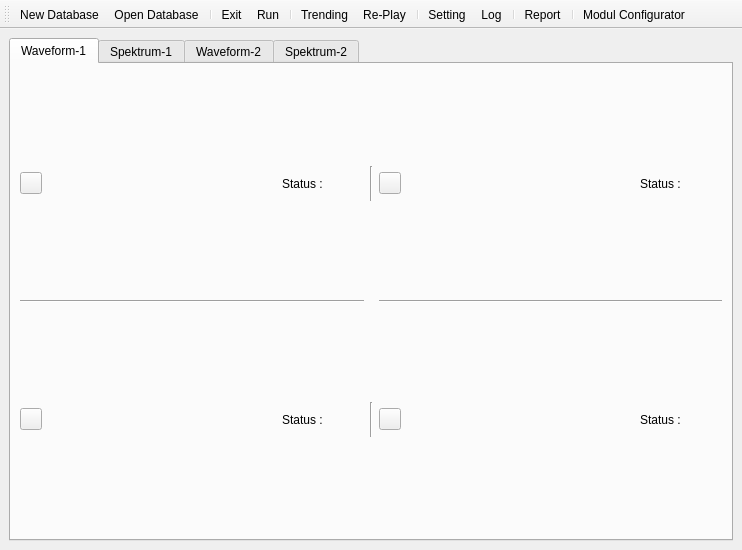
<?xml version="1.0" encoding="UTF-8"?>
<ui version="4.0">
 <class>MainWindow</class>
 <widget class="QMainWindow" name="MainWindow">
  <property name="geometry">
   <rect>
    <x>0</x>
    <y>0</y>
    <width>742</width>
    <height>550</height>
   </rect>
  </property>
  <property name="windowTitle">
   <string>MainWindow</string>
  </property>
  <widget class="QWidget" name="centralwidget">
   <layout class="QGridLayout" name="gridLayout">
    <item row="0" column="0">
     <widget class="QTabWidget" name="tabWidget">
      <property name="currentIndex">
       <number>0</number>
      </property>
      <property name="iconSize">
       <size>
        <width>16</width>
        <height>16</height>
       </size>
      </property>
      <property name="elideMode">
       <enum>Qt::ElideMiddle</enum>
      </property>
      <widget class="QWidget" name="tab">
       <attribute name="icon">
        <iconset resource="../icon.qrc">
         <normaloff>:/icon/icon_waveform.png</normaloff>:/icon/icon_waveform.png</iconset>
       </attribute>
       <attribute name="title">
        <string>Waveform-1</string>
       </attribute>
       <layout class="QGridLayout" name="gridLayout_2">
        <item row="0" column="0">
         <layout class="QVBoxLayout" name="VL1">
          <item>
           <layout class="QHBoxLayout" name="horizontalLayout">
            <item>
             <widget class="QPushButton" name="pop1">
              <property name="minimumSize">
               <size>
                <width>22</width>
                <height>22</height>
               </size>
              </property>
              <property name="maximumSize">
               <size>
                <width>22</width>
                <height>22</height>
               </size>
              </property>
              <property name="text">
               <string/>
              </property>
             </widget>
            </item>
            <item>
             <spacer name="horizontalSpacer">
              <property name="orientation">
               <enum>Qt::Horizontal</enum>
              </property>
              <property name="sizeHint" stdset="0">
               <size>
                <width>40</width>
                <height>20</height>
               </size>
              </property>
             </spacer>
            </item>
            <item>
             <widget class="QLabel" name="label_10">
              <property name="text">
               <string>Status :</string>
              </property>
             </widget>
            </item>
            <item>
             <widget class="QLabel" name="alarm_1">
              <property name="minimumSize">
               <size>
                <width>35</width>
                <height>35</height>
               </size>
              </property>
              <property name="maximumSize">
               <size>
                <width>35</width>
                <height>35</height>
               </size>
              </property>
              <property name="text">
               <string/>
              </property>
              <property name="pixmap">
               <pixmap resource="../icon.qrc">:/icon/led_off.png</pixmap>
              </property>
              <property name="scaledContents">
               <bool>true</bool>
              </property>
             </widget>
            </item>
           </layout>
          </item>
         </layout>
        </item>
        <item row="0" column="1">
         <widget class="Line" name="line_3">
          <property name="orientation">
           <enum>Qt::Vertical</enum>
          </property>
         </widget>
        </item>
        <item row="0" column="2">
         <layout class="QVBoxLayout" name="VL2">
          <item>
           <layout class="QHBoxLayout" name="horizontalLayout_2">
            <item>
             <widget class="QPushButton" name="pop2">
              <property name="minimumSize">
               <size>
                <width>22</width>
                <height>22</height>
               </size>
              </property>
              <property name="maximumSize">
               <size>
                <width>22</width>
                <height>22</height>
               </size>
              </property>
              <property name="text">
               <string/>
              </property>
             </widget>
            </item>
            <item>
             <spacer name="horizontalSpacer_2">
              <property name="orientation">
               <enum>Qt::Horizontal</enum>
              </property>
              <property name="sizeHint" stdset="0">
               <size>
                <width>40</width>
                <height>20</height>
               </size>
              </property>
             </spacer>
            </item>
            <item>
             <widget class="QLabel" name="label_11">
              <property name="text">
               <string>Status :</string>
              </property>
             </widget>
            </item>
            <item>
             <widget class="QLabel" name="alarm_2">
              <property name="minimumSize">
               <size>
                <width>35</width>
                <height>35</height>
               </size>
              </property>
              <property name="maximumSize">
               <size>
                <width>35</width>
                <height>35</height>
               </size>
              </property>
              <property name="text">
               <string/>
              </property>
              <property name="pixmap">
               <pixmap resource="../icon.qrc">:/icon/led_off.png</pixmap>
              </property>
              <property name="scaledContents">
               <bool>true</bool>
              </property>
             </widget>
            </item>
           </layout>
          </item>
         </layout>
        </item>
        <item row="1" column="0">
         <widget class="Line" name="line">
          <property name="orientation">
           <enum>Qt::Horizontal</enum>
          </property>
         </widget>
        </item>
        <item row="1" column="2">
         <widget class="Line" name="line_2">
          <property name="orientation">
           <enum>Qt::Horizontal</enum>
          </property>
         </widget>
        </item>
        <item row="2" column="0">
         <layout class="QVBoxLayout" name="VL3">
          <item>
           <layout class="QHBoxLayout" name="horizontalLayout_3">
            <item>
             <widget class="QPushButton" name="pop3">
              <property name="minimumSize">
               <size>
                <width>22</width>
                <height>22</height>
               </size>
              </property>
              <property name="maximumSize">
               <size>
                <width>22</width>
                <height>22</height>
               </size>
              </property>
              <property name="text">
               <string/>
              </property>
             </widget>
            </item>
            <item>
             <spacer name="horizontalSpacer_3">
              <property name="orientation">
               <enum>Qt::Horizontal</enum>
              </property>
              <property name="sizeHint" stdset="0">
               <size>
                <width>40</width>
                <height>20</height>
               </size>
              </property>
             </spacer>
            </item>
            <item>
             <widget class="QLabel" name="label_12">
              <property name="text">
               <string>Status :</string>
              </property>
             </widget>
            </item>
            <item>
             <widget class="QLabel" name="alarm_3">
              <property name="minimumSize">
               <size>
                <width>35</width>
                <height>35</height>
               </size>
              </property>
              <property name="maximumSize">
               <size>
                <width>35</width>
                <height>35</height>
               </size>
              </property>
              <property name="text">
               <string/>
              </property>
              <property name="pixmap">
               <pixmap resource="../icon.qrc">:/icon/led_off.png</pixmap>
              </property>
              <property name="scaledContents">
               <bool>true</bool>
              </property>
             </widget>
            </item>
           </layout>
          </item>
         </layout>
        </item>
        <item row="2" column="1">
         <widget class="Line" name="line_4">
          <property name="orientation">
           <enum>Qt::Vertical</enum>
          </property>
         </widget>
        </item>
        <item row="2" column="2">
         <layout class="QVBoxLayout" name="VL4">
          <item>
           <layout class="QHBoxLayout" name="horizontalLayout_4">
            <item>
             <widget class="QPushButton" name="pop4">
              <property name="minimumSize">
               <size>
                <width>22</width>
                <height>22</height>
               </size>
              </property>
              <property name="maximumSize">
               <size>
                <width>22</width>
                <height>22</height>
               </size>
              </property>
              <property name="text">
               <string/>
              </property>
             </widget>
            </item>
            <item>
             <spacer name="horizontalSpacer_4">
              <property name="orientation">
               <enum>Qt::Horizontal</enum>
              </property>
              <property name="sizeHint" stdset="0">
               <size>
                <width>40</width>
                <height>20</height>
               </size>
              </property>
             </spacer>
            </item>
            <item>
             <widget class="QLabel" name="label_13">
              <property name="text">
               <string>Status :</string>
              </property>
             </widget>
            </item>
            <item>
             <widget class="QLabel" name="alarm_4">
              <property name="minimumSize">
               <size>
                <width>35</width>
                <height>35</height>
               </size>
              </property>
              <property name="maximumSize">
               <size>
                <width>35</width>
                <height>35</height>
               </size>
              </property>
              <property name="text">
               <string/>
              </property>
              <property name="pixmap">
               <pixmap resource="../icon.qrc">:/icon/led_off.png</pixmap>
              </property>
              <property name="scaledContents">
               <bool>true</bool>
              </property>
             </widget>
            </item>
           </layout>
          </item>
         </layout>
        </item>
       </layout>
      </widget>
      <widget class="QWidget" name="tab_2">
       <attribute name="icon">
        <iconset resource="../icon.qrc">
         <normaloff>:/icon/icon_spektrum.png</normaloff>:/icon/icon_spektrum.png</iconset>
       </attribute>
       <attribute name="title">
        <string>Spektrum-1</string>
       </attribute>
       <layout class="QGridLayout" name="gridLayout_3">
        <item row="0" column="0">
         <layout class="QVBoxLayout" name="VL9">
          <item>
           <layout class="QHBoxLayout" name="horizontalLayout_9">
            <item>
             <widget class="QPushButton" name="pop9">
              <property name="minimumSize">
               <size>
                <width>22</width>
                <height>22</height>
               </size>
              </property>
              <property name="maximumSize">
               <size>
                <width>22</width>
                <height>22</height>
               </size>
              </property>
              <property name="text">
               <string/>
              </property>
             </widget>
            </item>
            <item>
             <spacer name="horizontalSpacer_9">
              <property name="orientation">
               <enum>Qt::Horizontal</enum>
              </property>
              <property name="sizeHint" stdset="0">
               <size>
                <width>40</width>
                <height>20</height>
               </size>
              </property>
             </spacer>
            </item>
            <item>
             <widget class="QLabel" name="label_14">
              <property name="text">
               <string>Status :</string>
              </property>
             </widget>
            </item>
            <item>
             <widget class="QLabel" name="alarm_9">
              <property name="minimumSize">
               <size>
                <width>35</width>
                <height>35</height>
               </size>
              </property>
              <property name="maximumSize">
               <size>
                <width>35</width>
                <height>35</height>
               </size>
              </property>
              <property name="text">
               <string/>
              </property>
              <property name="pixmap">
               <pixmap resource="../icon.qrc">:/icon/led_off.png</pixmap>
              </property>
              <property name="scaledContents">
               <bool>true</bool>
              </property>
             </widget>
            </item>
           </layout>
          </item>
         </layout>
        </item>
        <item row="0" column="1">
         <widget class="Line" name="line_8">
          <property name="orientation">
           <enum>Qt::Vertical</enum>
          </property>
         </widget>
        </item>
        <item row="0" column="2">
         <layout class="QVBoxLayout" name="VL10">
          <item>
           <layout class="QHBoxLayout" name="horizontalLayout_10">
            <item>
             <widget class="QPushButton" name="pop10">
              <property name="minimumSize">
               <size>
                <width>22</width>
                <height>22</height>
               </size>
              </property>
              <property name="maximumSize">
               <size>
                <width>22</width>
                <height>22</height>
               </size>
              </property>
              <property name="text">
               <string/>
              </property>
             </widget>
            </item>
            <item>
             <spacer name="horizontalSpacer_10">
              <property name="orientation">
               <enum>Qt::Horizontal</enum>
              </property>
              <property name="sizeHint" stdset="0">
               <size>
                <width>40</width>
                <height>20</height>
               </size>
              </property>
             </spacer>
            </item>
            <item>
             <widget class="QLabel" name="label_15">
              <property name="text">
               <string>Status :</string>
              </property>
             </widget>
            </item>
            <item>
             <widget class="QLabel" name="alarm_10">
              <property name="minimumSize">
               <size>
                <width>35</width>
                <height>35</height>
               </size>
              </property>
              <property name="maximumSize">
               <size>
                <width>35</width>
                <height>35</height>
               </size>
              </property>
              <property name="text">
               <string/>
              </property>
              <property name="pixmap">
               <pixmap resource="../icon.qrc">:/icon/led_off.png</pixmap>
              </property>
              <property name="scaledContents">
               <bool>true</bool>
              </property>
             </widget>
            </item>
           </layout>
          </item>
         </layout>
        </item>
        <item row="1" column="0">
         <widget class="Line" name="line_6">
          <property name="orientation">
           <enum>Qt::Horizontal</enum>
          </property>
         </widget>
        </item>
        <item row="1" column="2">
         <widget class="Line" name="line_7">
          <property name="orientation">
           <enum>Qt::Horizontal</enum>
          </property>
         </widget>
        </item>
        <item row="2" column="0">
         <layout class="QVBoxLayout" name="VL11">
          <item>
           <layout class="QHBoxLayout" name="horizontalLayout_11">
            <item>
             <widget class="QPushButton" name="pop11">
              <property name="minimumSize">
               <size>
                <width>22</width>
                <height>22</height>
               </size>
              </property>
              <property name="maximumSize">
               <size>
                <width>22</width>
                <height>22</height>
               </size>
              </property>
              <property name="text">
               <string/>
              </property>
             </widget>
            </item>
            <item>
             <spacer name="horizontalSpacer_11">
              <property name="orientation">
               <enum>Qt::Horizontal</enum>
              </property>
              <property name="sizeHint" stdset="0">
               <size>
                <width>40</width>
                <height>20</height>
               </size>
              </property>
             </spacer>
            </item>
            <item>
             <widget class="QLabel" name="label_16">
              <property name="text">
               <string>Status :</string>
              </property>
             </widget>
            </item>
            <item>
             <widget class="QLabel" name="alarm_11">
              <property name="minimumSize">
               <size>
                <width>35</width>
                <height>35</height>
               </size>
              </property>
              <property name="maximumSize">
               <size>
                <width>35</width>
                <height>35</height>
               </size>
              </property>
              <property name="text">
               <string/>
              </property>
              <property name="pixmap">
               <pixmap resource="../icon.qrc">:/icon/led_off.png</pixmap>
              </property>
              <property name="scaledContents">
               <bool>true</bool>
              </property>
             </widget>
            </item>
           </layout>
          </item>
         </layout>
        </item>
        <item row="2" column="1">
         <widget class="Line" name="line_5">
          <property name="orientation">
           <enum>Qt::Vertical</enum>
          </property>
         </widget>
        </item>
        <item row="2" column="2">
         <layout class="QVBoxLayout" name="VL12">
          <item>
           <layout class="QHBoxLayout" name="horizontalLayout_12">
            <item>
             <widget class="QPushButton" name="pop12">
              <property name="minimumSize">
               <size>
                <width>22</width>
                <height>22</height>
               </size>
              </property>
              <property name="maximumSize">
               <size>
                <width>22</width>
                <height>22</height>
               </size>
              </property>
              <property name="text">
               <string/>
              </property>
             </widget>
            </item>
            <item>
             <spacer name="horizontalSpacer_12">
              <property name="orientation">
               <enum>Qt::Horizontal</enum>
              </property>
              <property name="sizeHint" stdset="0">
               <size>
                <width>40</width>
                <height>20</height>
               </size>
              </property>
             </spacer>
            </item>
            <item>
             <widget class="QLabel" name="label_17">
              <property name="text">
               <string>Status :</string>
              </property>
             </widget>
            </item>
            <item>
             <widget class="QLabel" name="alarm_12">
              <property name="minimumSize">
               <size>
                <width>35</width>
                <height>35</height>
               </size>
              </property>
              <property name="maximumSize">
               <size>
                <width>35</width>
                <height>35</height>
               </size>
              </property>
              <property name="text">
               <string/>
              </property>
              <property name="pixmap">
               <pixmap resource="../icon.qrc">:/icon/led_off.png</pixmap>
              </property>
              <property name="scaledContents">
               <bool>true</bool>
              </property>
             </widget>
            </item>
           </layout>
          </item>
         </layout>
        </item>
       </layout>
      </widget>
      <widget class="QWidget" name="tab_3">
       <attribute name="icon">
        <iconset resource="../icon.qrc">
         <normaloff>:/icon/icon_waveform.png</normaloff>:/icon/icon_waveform.png</iconset>
       </attribute>
       <attribute name="title">
        <string>Waveform-2</string>
       </attribute>
       <layout class="QGridLayout" name="gridLayout_4">
        <item row="0" column="0">
         <layout class="QVBoxLayout" name="VL5">
          <item>
           <layout class="QHBoxLayout" name="horizontalLayout_5">
            <item>
             <widget class="QPushButton" name="pop5">
              <property name="minimumSize">
               <size>
                <width>22</width>
                <height>22</height>
               </size>
              </property>
              <property name="maximumSize">
               <size>
                <width>22</width>
                <height>22</height>
               </size>
              </property>
              <property name="text">
               <string/>
              </property>
             </widget>
            </item>
            <item>
             <spacer name="horizontalSpacer_5">
              <property name="orientation">
               <enum>Qt::Horizontal</enum>
              </property>
              <property name="sizeHint" stdset="0">
               <size>
                <width>40</width>
                <height>20</height>
               </size>
              </property>
             </spacer>
            </item>
            <item>
             <widget class="QLabel" name="label_18">
              <property name="text">
               <string>Status :</string>
              </property>
             </widget>
            </item>
            <item>
             <widget class="QLabel" name="alarm_5">
              <property name="minimumSize">
               <size>
                <width>35</width>
                <height>35</height>
               </size>
              </property>
              <property name="maximumSize">
               <size>
                <width>35</width>
                <height>35</height>
               </size>
              </property>
              <property name="text">
               <string/>
              </property>
              <property name="pixmap">
               <pixmap resource="../icon.qrc">:/icon/led_off.png</pixmap>
              </property>
              <property name="scaledContents">
               <bool>true</bool>
              </property>
             </widget>
            </item>
           </layout>
          </item>
         </layout>
        </item>
        <item row="0" column="1">
         <widget class="Line" name="line_11">
          <property name="orientation">
           <enum>Qt::Vertical</enum>
          </property>
         </widget>
        </item>
        <item row="0" column="2">
         <layout class="QVBoxLayout" name="VL6">
          <item>
           <layout class="QHBoxLayout" name="horizontalLayout_6">
            <item>
             <widget class="QPushButton" name="pop6">
              <property name="minimumSize">
               <size>
                <width>22</width>
                <height>22</height>
               </size>
              </property>
              <property name="maximumSize">
               <size>
                <width>22</width>
                <height>22</height>
               </size>
              </property>
              <property name="text">
               <string/>
              </property>
             </widget>
            </item>
            <item>
             <spacer name="horizontalSpacer_6">
              <property name="orientation">
               <enum>Qt::Horizontal</enum>
              </property>
              <property name="sizeHint" stdset="0">
               <size>
                <width>40</width>
                <height>20</height>
               </size>
              </property>
             </spacer>
            </item>
            <item>
             <widget class="QLabel" name="label_19">
              <property name="text">
               <string>Status :</string>
              </property>
             </widget>
            </item>
            <item>
             <widget class="QLabel" name="alarm_6">
              <property name="minimumSize">
               <size>
                <width>35</width>
                <height>35</height>
               </size>
              </property>
              <property name="maximumSize">
               <size>
                <width>35</width>
                <height>35</height>
               </size>
              </property>
              <property name="text">
               <string/>
              </property>
              <property name="pixmap">
               <pixmap resource="../icon.qrc">:/icon/led_off.png</pixmap>
              </property>
              <property name="scaledContents">
               <bool>true</bool>
              </property>
             </widget>
            </item>
           </layout>
          </item>
         </layout>
        </item>
        <item row="1" column="0">
         <widget class="Line" name="line_9">
          <property name="orientation">
           <enum>Qt::Horizontal</enum>
          </property>
         </widget>
        </item>
        <item row="1" column="2">
         <widget class="Line" name="line_10">
          <property name="orientation">
           <enum>Qt::Horizontal</enum>
          </property>
         </widget>
        </item>
        <item row="2" column="0">
         <layout class="QVBoxLayout" name="VL7">
          <item>
           <layout class="QHBoxLayout" name="horizontalLayout_7">
            <item>
             <widget class="QPushButton" name="pop7">
              <property name="minimumSize">
               <size>
                <width>22</width>
                <height>22</height>
               </size>
              </property>
              <property name="maximumSize">
               <size>
                <width>22</width>
                <height>22</height>
               </size>
              </property>
              <property name="text">
               <string/>
              </property>
             </widget>
            </item>
            <item>
             <spacer name="horizontalSpacer_7">
              <property name="orientation">
               <enum>Qt::Horizontal</enum>
              </property>
              <property name="sizeHint" stdset="0">
               <size>
                <width>40</width>
                <height>20</height>
               </size>
              </property>
             </spacer>
            </item>
            <item>
             <widget class="QLabel" name="label_20">
              <property name="text">
               <string>Status :</string>
              </property>
             </widget>
            </item>
            <item>
             <widget class="QLabel" name="alarm_7">
              <property name="minimumSize">
               <size>
                <width>35</width>
                <height>35</height>
               </size>
              </property>
              <property name="maximumSize">
               <size>
                <width>35</width>
                <height>35</height>
               </size>
              </property>
              <property name="text">
               <string/>
              </property>
              <property name="pixmap">
               <pixmap resource="../icon.qrc">:/icon/led_off.png</pixmap>
              </property>
              <property name="scaledContents">
               <bool>true</bool>
              </property>
             </widget>
            </item>
           </layout>
          </item>
         </layout>
        </item>
        <item row="2" column="1">
         <widget class="Line" name="line_12">
          <property name="orientation">
           <enum>Qt::Vertical</enum>
          </property>
         </widget>
        </item>
        <item row="2" column="2">
         <layout class="QVBoxLayout" name="VL8">
          <item>
           <layout class="QHBoxLayout" name="horizontalLayout_8">
            <item>
             <widget class="QPushButton" name="pop8">
              <property name="minimumSize">
               <size>
                <width>22</width>
                <height>22</height>
               </size>
              </property>
              <property name="maximumSize">
               <size>
                <width>22</width>
                <height>22</height>
               </size>
              </property>
              <property name="text">
               <string/>
              </property>
             </widget>
            </item>
            <item>
             <spacer name="horizontalSpacer_8">
              <property name="orientation">
               <enum>Qt::Horizontal</enum>
              </property>
              <property name="sizeHint" stdset="0">
               <size>
                <width>40</width>
                <height>20</height>
               </size>
              </property>
             </spacer>
            </item>
            <item>
             <widget class="QLabel" name="label_21">
              <property name="text">
               <string>Status :</string>
              </property>
             </widget>
            </item>
            <item>
             <widget class="QLabel" name="alarm_8">
              <property name="minimumSize">
               <size>
                <width>35</width>
                <height>35</height>
               </size>
              </property>
              <property name="maximumSize">
               <size>
                <width>35</width>
                <height>35</height>
               </size>
              </property>
              <property name="text">
               <string/>
              </property>
              <property name="pixmap">
               <pixmap resource="../icon.qrc">:/icon/led_off.png</pixmap>
              </property>
              <property name="scaledContents">
               <bool>true</bool>
              </property>
             </widget>
            </item>
           </layout>
          </item>
         </layout>
        </item>
       </layout>
      </widget>
      <widget class="QWidget" name="tab_4">
       <attribute name="icon">
        <iconset resource="../icon.qrc">
         <normaloff>:/icon/icon_spektrum.png</normaloff>:/icon/icon_spektrum.png</iconset>
       </attribute>
       <attribute name="title">
        <string>Spektrum-2</string>
       </attribute>
       <layout class="QGridLayout" name="gridLayout_5">
        <item row="0" column="0">
         <layout class="QVBoxLayout" name="VL13">
          <item>
           <layout class="QHBoxLayout" name="horizontalLayout_13">
            <item>
             <widget class="QPushButton" name="pop13">
              <property name="minimumSize">
               <size>
                <width>22</width>
                <height>22</height>
               </size>
              </property>
              <property name="maximumSize">
               <size>
                <width>22</width>
                <height>22</height>
               </size>
              </property>
              <property name="text">
               <string/>
              </property>
             </widget>
            </item>
            <item>
             <spacer name="horizontalSpacer_13">
              <property name="orientation">
               <enum>Qt::Horizontal</enum>
              </property>
              <property name="sizeHint" stdset="0">
               <size>
                <width>40</width>
                <height>20</height>
               </size>
              </property>
             </spacer>
            </item>
            <item>
             <widget class="QLabel" name="label_22">
              <property name="text">
               <string>Status :</string>
              </property>
             </widget>
            </item>
            <item>
             <widget class="QLabel" name="alarm_13">
              <property name="minimumSize">
               <size>
                <width>35</width>
                <height>35</height>
               </size>
              </property>
              <property name="maximumSize">
               <size>
                <width>35</width>
                <height>35</height>
               </size>
              </property>
              <property name="text">
               <string/>
              </property>
              <property name="pixmap">
               <pixmap resource="../icon.qrc">:/icon/led_off.png</pixmap>
              </property>
              <property name="scaledContents">
               <bool>true</bool>
              </property>
             </widget>
            </item>
           </layout>
          </item>
         </layout>
        </item>
        <item row="0" column="1">
         <widget class="Line" name="line_13">
          <property name="orientation">
           <enum>Qt::Vertical</enum>
          </property>
         </widget>
        </item>
        <item row="0" column="2">
         <layout class="QVBoxLayout" name="VL14">
          <item>
           <layout class="QHBoxLayout" name="horizontalLayout_14">
            <item>
             <widget class="QPushButton" name="pop14">
              <property name="minimumSize">
               <size>
                <width>22</width>
                <height>22</height>
               </size>
              </property>
              <property name="maximumSize">
               <size>
                <width>22</width>
                <height>22</height>
               </size>
              </property>
              <property name="text">
               <string/>
              </property>
             </widget>
            </item>
            <item>
             <spacer name="horizontalSpacer_14">
              <property name="orientation">
               <enum>Qt::Horizontal</enum>
              </property>
              <property name="sizeHint" stdset="0">
               <size>
                <width>40</width>
                <height>20</height>
               </size>
              </property>
             </spacer>
            </item>
            <item>
             <widget class="QLabel" name="label_23">
              <property name="text">
               <string>Status :</string>
              </property>
             </widget>
            </item>
            <item>
             <widget class="QLabel" name="alarm_14">
              <property name="minimumSize">
               <size>
                <width>35</width>
                <height>35</height>
               </size>
              </property>
              <property name="maximumSize">
               <size>
                <width>35</width>
                <height>35</height>
               </size>
              </property>
              <property name="text">
               <string/>
              </property>
              <property name="pixmap">
               <pixmap resource="../icon.qrc">:/icon/led_off.png</pixmap>
              </property>
              <property name="scaledContents">
               <bool>true</bool>
              </property>
             </widget>
            </item>
           </layout>
          </item>
         </layout>
        </item>
        <item row="1" column="0">
         <widget class="Line" name="line_15">
          <property name="orientation">
           <enum>Qt::Horizontal</enum>
          </property>
         </widget>
        </item>
        <item row="1" column="2">
         <widget class="Line" name="line_16">
          <property name="orientation">
           <enum>Qt::Horizontal</enum>
          </property>
         </widget>
        </item>
        <item row="2" column="0">
         <layout class="QVBoxLayout" name="VL15">
          <item>
           <layout class="QHBoxLayout" name="horizontalLayout_15">
            <item>
             <widget class="QPushButton" name="pop15">
              <property name="minimumSize">
               <size>
                <width>22</width>
                <height>22</height>
               </size>
              </property>
              <property name="maximumSize">
               <size>
                <width>22</width>
                <height>22</height>
               </size>
              </property>
              <property name="text">
               <string/>
              </property>
             </widget>
            </item>
            <item>
             <spacer name="horizontalSpacer_15">
              <property name="orientation">
               <enum>Qt::Horizontal</enum>
              </property>
              <property name="sizeHint" stdset="0">
               <size>
                <width>40</width>
                <height>20</height>
               </size>
              </property>
             </spacer>
            </item>
            <item>
             <widget class="QLabel" name="label_24">
              <property name="text">
               <string>Status :</string>
              </property>
             </widget>
            </item>
            <item>
             <widget class="QLabel" name="alarm_15">
              <property name="minimumSize">
               <size>
                <width>35</width>
                <height>35</height>
               </size>
              </property>
              <property name="maximumSize">
               <size>
                <width>35</width>
                <height>35</height>
               </size>
              </property>
              <property name="text">
               <string/>
              </property>
              <property name="pixmap">
               <pixmap resource="../icon.qrc">:/icon/led_off.png</pixmap>
              </property>
              <property name="scaledContents">
               <bool>true</bool>
              </property>
             </widget>
            </item>
           </layout>
          </item>
         </layout>
        </item>
        <item row="2" column="1">
         <widget class="Line" name="line_14">
          <property name="orientation">
           <enum>Qt::Vertical</enum>
          </property>
         </widget>
        </item>
        <item row="2" column="2">
         <layout class="QVBoxLayout" name="VL16">
          <item>
           <layout class="QHBoxLayout" name="horizontalLayout_16">
            <item>
             <widget class="QPushButton" name="pop16">
              <property name="minimumSize">
               <size>
                <width>22</width>
                <height>22</height>
               </size>
              </property>
              <property name="maximumSize">
               <size>
                <width>22</width>
                <height>22</height>
               </size>
              </property>
              <property name="text">
               <string/>
              </property>
             </widget>
            </item>
            <item>
             <spacer name="horizontalSpacer_16">
              <property name="orientation">
               <enum>Qt::Horizontal</enum>
              </property>
              <property name="sizeHint" stdset="0">
               <size>
                <width>40</width>
                <height>20</height>
               </size>
              </property>
             </spacer>
            </item>
            <item>
             <widget class="QLabel" name="label_25">
              <property name="text">
               <string>Status :</string>
              </property>
             </widget>
            </item>
            <item>
             <widget class="QLabel" name="alarm_16">
              <property name="minimumSize">
               <size>
                <width>35</width>
                <height>35</height>
               </size>
              </property>
              <property name="maximumSize">
               <size>
                <width>35</width>
                <height>35</height>
               </size>
              </property>
              <property name="text">
               <string/>
              </property>
              <property name="pixmap">
               <pixmap resource="../icon.qrc">:/icon/led_off.png</pixmap>
              </property>
              <property name="scaledContents">
               <bool>true</bool>
              </property>
             </widget>
            </item>
           </layout>
          </item>
         </layout>
        </item>
       </layout>
      </widget>
     </widget>
    </item>
   </layout>
  </widget>
  <widget class="QMenuBar" name="menubar">
   <property name="geometry">
    <rect>
     <x>0</x>
     <y>0</y>
     <width>742</width>
     <height>25</height>
    </rect>
   </property>
  </widget>
  <widget class="QToolBar" name="toolBar">
   <property name="windowTitle">
    <string>toolBar</string>
   </property>
   <property name="iconSize">
    <size>
     <width>28</width>
     <height>28</height>
    </size>
   </property>
   <attribute name="toolBarArea">
    <enum>TopToolBarArea</enum>
   </attribute>
   <attribute name="toolBarBreak">
    <bool>false</bool>
   </attribute>
   <addaction name="actionNew_Database"/>
   <addaction name="actionOpen_Database"/>
   <addaction name="separator"/>
   <addaction name="actionExit"/>
   <addaction name="actionRun"/>
   <addaction name="separator"/>
   <addaction name="actionTrending"/>
   <addaction name="actionRe_Play"/>
   <addaction name="separator"/>
   <addaction name="actionSetting"/>
   <addaction name="actionLog"/>
   <addaction name="separator"/>
   <addaction name="actionReport"/>
   <addaction name="separator"/>
   <addaction name="actionModulConfigurator"/>
  </widget>
  <action name="actionRun">
   <property name="icon">
    <iconset resource="../icon.qrc">
     <normaloff>:/icon/icon_play.png</normaloff>:/icon/icon_play.png</iconset>
   </property>
   <property name="text">
    <string>Run</string>
   </property>
  </action>
  <action name="actionExit">
   <property name="icon">
    <iconset resource="../icon.qrc">
     <normaloff>:/icon/icon_close.png</normaloff>:/icon/icon_close.png</iconset>
   </property>
   <property name="text">
    <string>Exit</string>
   </property>
  </action>
  <action name="actionRe_Play">
   <property name="icon">
    <iconset resource="../icon.qrc">
     <normaloff>:/icon/icon_replay.png</normaloff>:/icon/icon_replay.png</iconset>
   </property>
   <property name="text">
    <string>Re-Play</string>
   </property>
  </action>
  <action name="actionTrending">
   <property name="icon">
    <iconset resource="../icon.qrc">
     <normaloff>:/icon/icon_trending.png</normaloff>:/icon/icon_trending.png</iconset>
   </property>
   <property name="text">
    <string>Trending</string>
   </property>
  </action>
  <action name="actionSetting">
   <property name="icon">
    <iconset resource="../icon.qrc">
     <normaloff>:/icon/icon_setting.png</normaloff>:/icon/icon_setting.png</iconset>
   </property>
   <property name="text">
    <string>Setting</string>
   </property>
  </action>
  <action name="actionLog">
   <property name="icon">
    <iconset resource="../icon.qrc">
     <normaloff>:/icon/icon_log.png</normaloff>:/icon/icon_log.png</iconset>
   </property>
   <property name="text">
    <string>Log</string>
   </property>
  </action>
  <action name="actionReport">
   <property name="icon">
    <iconset resource="../icon.qrc">
     <normaloff>:/icon/icon_report.png</normaloff>:/icon/icon_report.png</iconset>
   </property>
   <property name="text">
    <string>Report</string>
   </property>
  </action>
  <action name="actionNew_Database">
   <property name="icon">
    <iconset resource="../icon.qrc">
     <normaloff>:/icon/icon_new_db.png</normaloff>:/icon/icon_new_db.png</iconset>
   </property>
   <property name="text">
    <string>New Database</string>
   </property>
  </action>
  <action name="actionOpen_Database">
   <property name="icon">
    <iconset resource="../icon.qrc">
     <normaloff>:/icon/icon_database.png</normaloff>:/icon/icon_database.png</iconset>
   </property>
   <property name="text">
    <string>Open Database</string>
   </property>
  </action>
  <action name="actionModulConfigurator">
   <property name="text">
    <string>Modul Configurator</string>
   </property>
   <property name="toolTip">
    <string>Modul Configurator</string>
   </property>
  </action>
 </widget>
 <resources>
  <include location="../icon.qrc"/>
 </resources>
 <connections/>
</ui>
